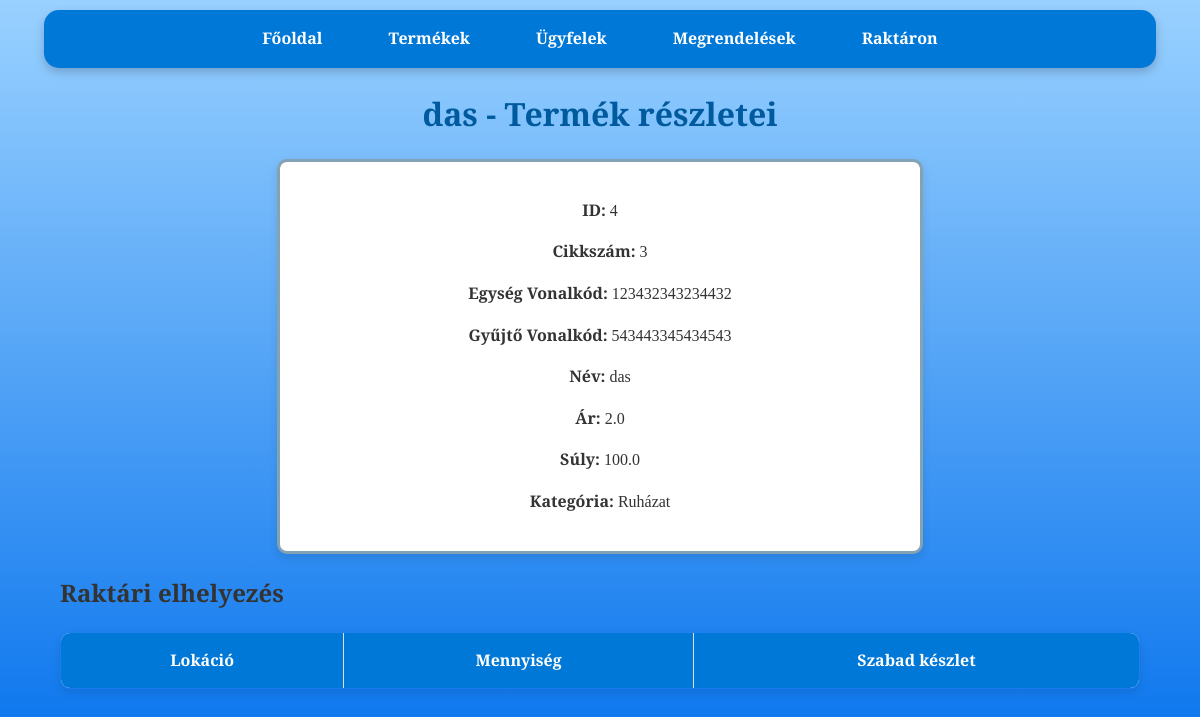
Before: /product/3 with the older database file.
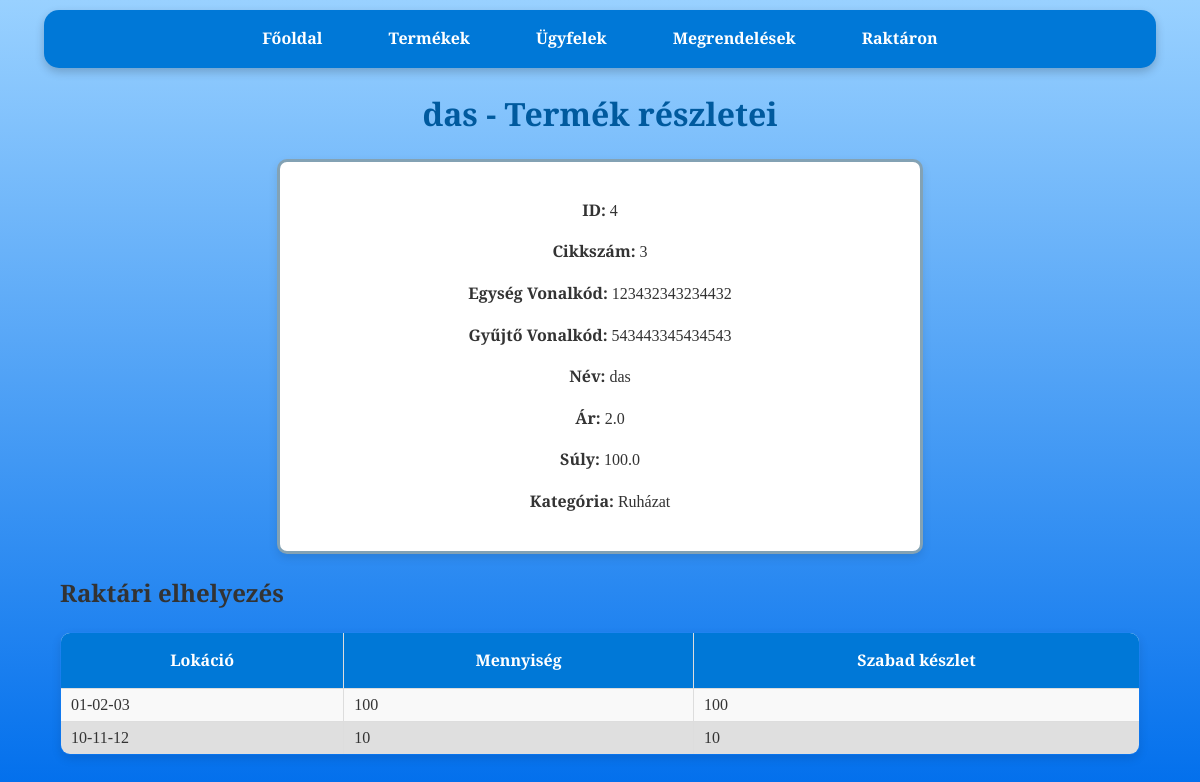
After: the same page with the newer database file.
### tables this page shows
CREATE TABLE stock (
                    id INTEGER PRIMARY KEY,
                    cikkszam TEXT,
                    lokacio TEXT,
                    mennyiseg INTEGER,
                    order_id INTEGER,
                    FOREIGN KEY(cikkszam) REFERENCES products(cikkszam),
                    FOREIGN KEY(order_id) REFERENCES orders(id));

### raktar_program-master/app.py (the view)
@app.route('/product/<cikkszam>')
def product_details(cikkszam):
    conn = get_db_connection()
    product = conn.execute(
        'SELECT * FROM products WHERE cikkszam = ?',
        (cikkszam,)
    ).fetchone()
    stock = conn.execute(
        '''SELECT stock.id, stock.lokacio,
                            (SELECT SUM(mennyiseg)
                            FROM stock s
                            WHERE s.cikkszam = ? AND s.lokacio = stock.lokacio) AS total_mennyiseg,
                            (SELECT SUM(mennyiseg)
                            FROM stock s
                            WHERE s.cikkszam = ? AND s.lokacio = stock.lokacio  AND s.order_id IS NULL) AS mennyiseg_null
                            FROM products JOIN stock ON stock.cikkszam = products.cikkszam
                            WHERE stock.order_id IS NULL AND total_mennyiseg IS NOT NULL''',
        (cikkszam, cikkszam)
    ).fetchall()
    conn.close()
    return render_template(
        'product_details.html',
        product=product,
        stock=stock
    )

### raktar_program-master/app.py (called while the page is built)
def get_db_connection():
    conn = sqlite3.connect('database.db')
    conn.row_factory = sqlite3.Row
    return conn

### raktar_program-master/templates/product_details.html (shortened to what this page needs)
<!DOCTYPE html>
<html lang="hu">
<head>
    <link rel="stylesheet" href="{{ url_for('static', filename='css/style.css') }}">
</head>
<body>
    <nav>
        <a href="{{ url_for('index') }}">Főoldal</a>
        <a href="{{ url_for('products') }}">Termékek</a>
        <a href="{{ url_for('customers') }}">Ügyfelek</a>
        <a href="{{ url_for('orders') }}">Megrendelések</a>
        <a href="{{ url_for('stock') }}">Raktáron</a>
    </nav>
    <h1>{{ product.nev }} - Termék részletei</h1>
    <div class="product-details">
        <form class="formkeret">
            <p><strong>ID:</strong> {{ product.id }}</p>
            <p><strong>Cikkszám:</strong> {{ product.cikkszam }}</p>
            <p><strong>Egység Vonalkód:</strong> {{ product.egyseg_vonalkod }}</p>
            <p><strong>Gyűjtő Vonalkód:</strong> {{ product.gyujto_vonalkod }}</p>
            <p><strong>Név:</strong> {{ product.nev }}</p>
            <p><strong>Ár:</strong> {{ product.ar }}</p>
            <p><strong>Súly:</strong> {{ product.suly }}</p>
            <p><strong>Kategória:</strong> {{ product.kategoria }}</p>
        </form>
    </div>
    <div class="container">
        <h2>Raktári elhelyezés</h2>
        <table>
            <thead>
                <tr>
                    <th>Lokáció</th>
                    <th>Mennyiség</th>
                    <th>Szabad készlet</th>
                </tr>
            </thead>
            <tbody>
                {% for item in stock %}
                <tr>
                    <td>{{ item.lokacio }}</td>
                    <td>{{ item.total_mennyiseg }}</td>
                    <td>{{ item.mennyiseg_null }}</td>
                </tr>
                {% endfor %}
            </tbody>
        </table>
    </div>
</body>
</html>

Changed rows visible on the page:
added stock: lokacio "01-02-03", total_mennyiseg "100", mennyiseg_null "100"
added stock: lokacio "10-11-12", total_mennyiseg "10", mennyiseg_null "10"
